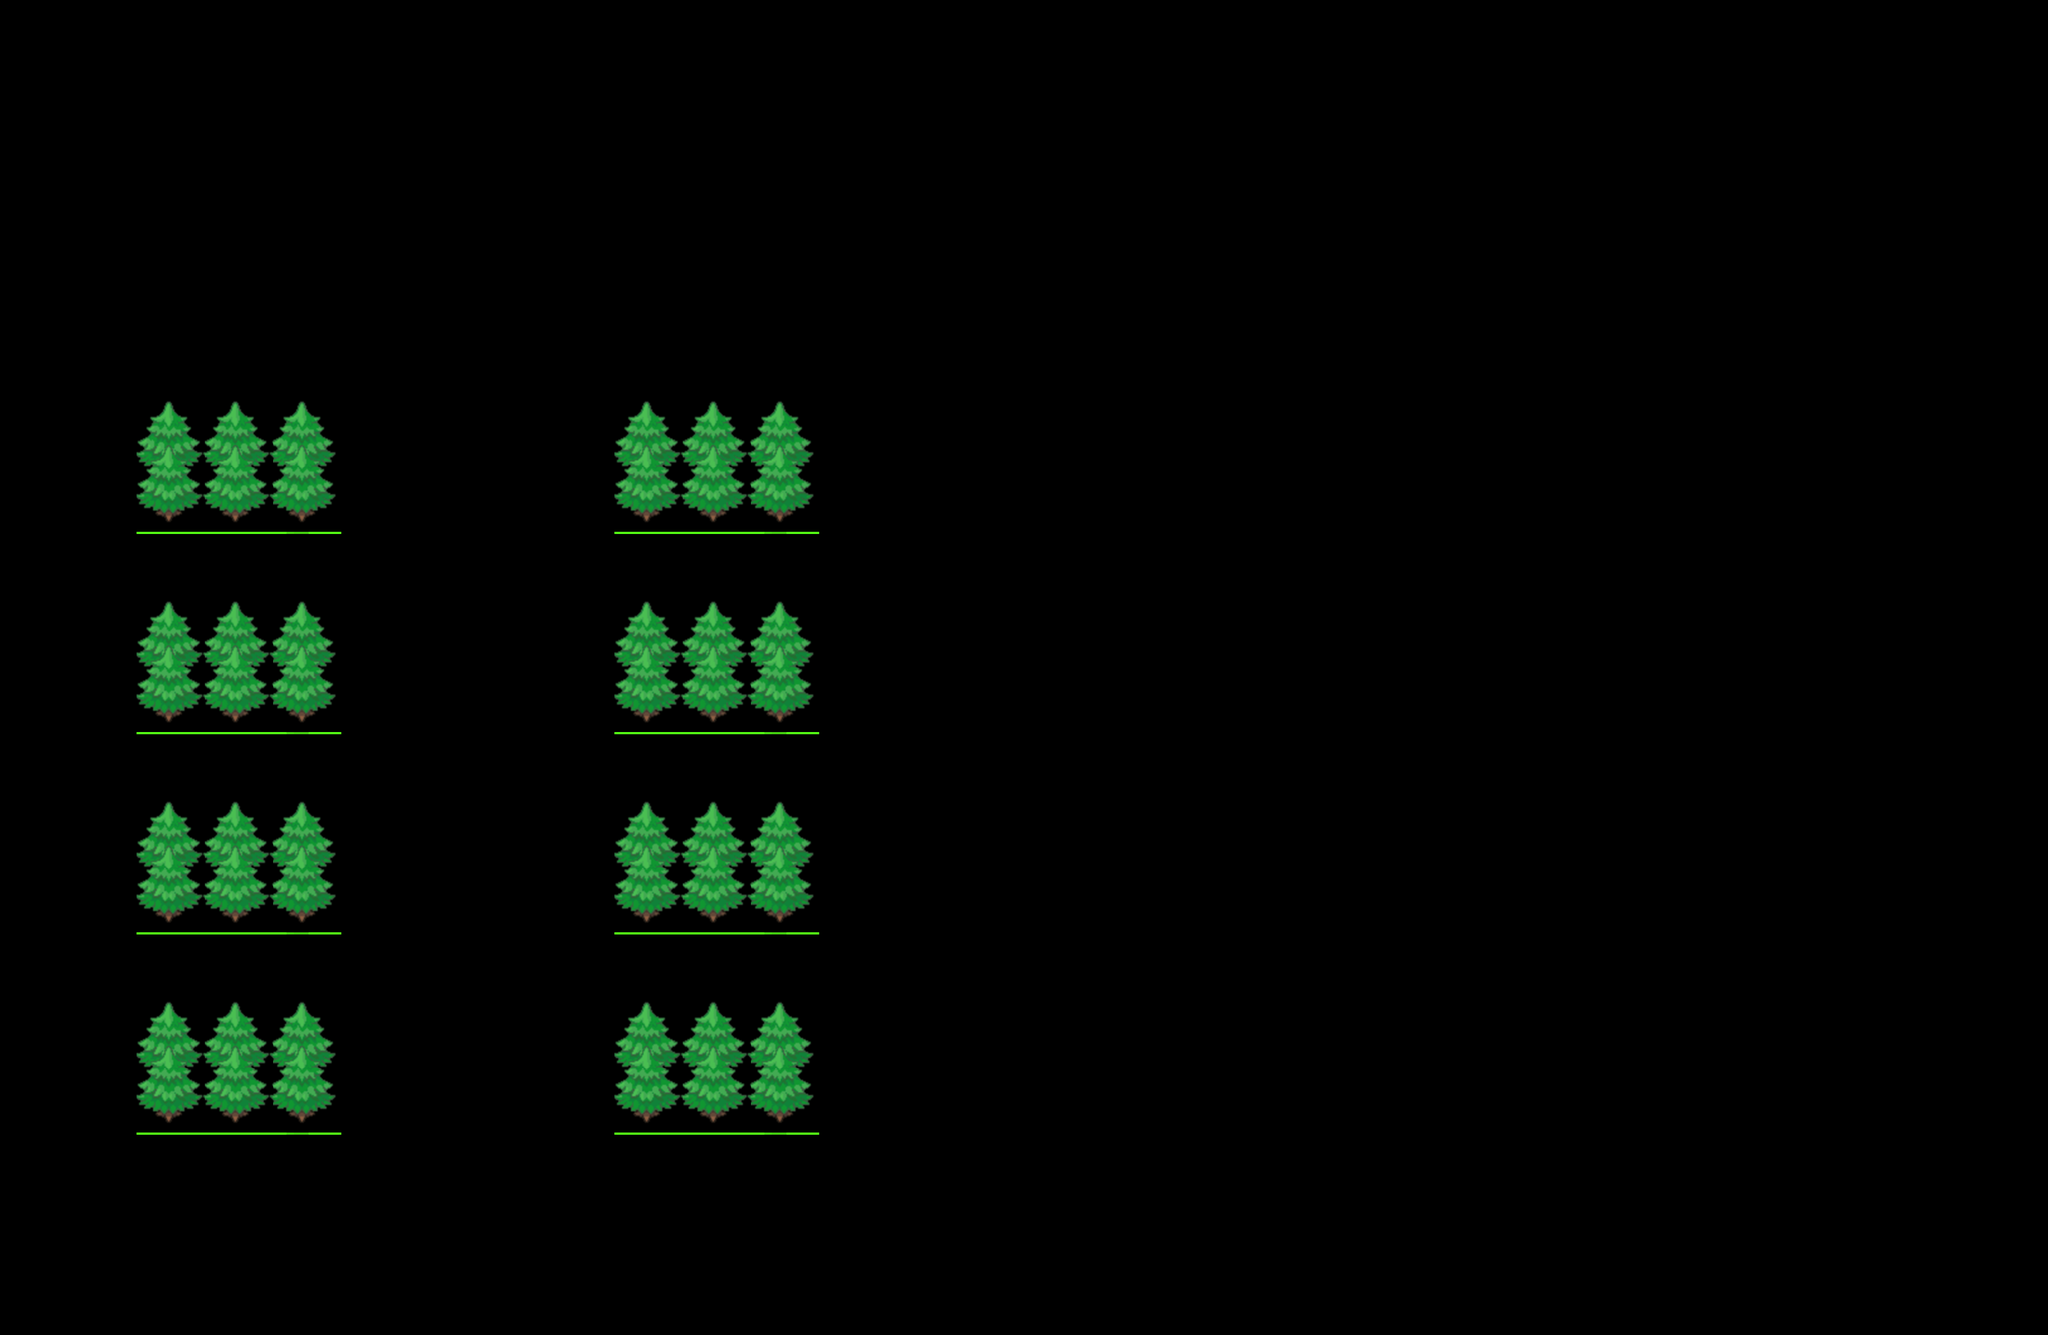

A level layout from a 2D game, rendered from its tile map. Below: a short description, then the map file with its tile-grid data intact:
An orthogonal 30x20 tile map with 92x90 px tiles, 1 tile layer (Tile Layer 1) and 8 objects (8x forest).

<map version="1.8" tiledversion="1.8.4" orientation="orthogonal" renderorder="right-down" width="30" height="20" tilewidth="92" tileheight="90" infinite="0" nextlayerid="3" nextobjectid="11">
 <tileset firstgid="1" name="tiles-spritesheet" tilewidth="92" tileheight="90" spacing="2" tilecount="180" columns="18">
  <image source="tiles-spritesheet.png" width="1734" height="956" />
 </tileset>
 <layer id="1" name="Tile Layer 1" width="30" height="20">
  <data encoding="csv">
0,0,0,0,0,0,0,0,0,0,0,0,0,0,0,0,0,0,0,0,0,0,0,0,0,0,0,0,0,0,
0,0,0,0,0,0,0,0,0,0,0,0,0,0,0,0,0,0,0,0,0,0,0,0,0,0,0,0,0,0,
0,0,0,0,0,0,0,0,0,0,0,0,0,0,0,0,0,0,0,0,0,0,0,0,0,0,0,0,0,0,
0,0,0,0,0,0,0,0,0,0,0,0,0,0,0,0,0,0,0,0,0,0,0,0,0,0,0,0,0,0,
0,0,0,0,0,0,0,0,0,0,0,0,0,0,0,0,0,0,0,0,0,0,0,0,0,0,0,0,0,0,
0,0,0,0,0,0,0,0,0,0,0,0,0,0,0,0,0,0,0,0,0,0,0,0,0,0,0,0,0,0,
0,0,2,3,4,0,0,0,0,2,3,4,0,0,0,0,0,0,0,0,0,0,0,0,0,0,0,0,0,0,
0,0,20,21,22,0,0,0,0,20,21,22,0,0,0,0,0,0,0,0,0,0,0,0,0,0,0,0,0,0,
0,0,0,0,0,0,0,0,0,0,0,0,0,0,0,0,0,0,0,0,0,0,0,0,0,0,0,0,0,0,
0,0,2,3,4,0,0,0,0,2,3,4,0,0,0,0,0,0,0,0,0,0,0,0,0,0,0,0,0,0,
0,0,20,21,22,0,0,0,0,20,21,22,0,0,0,0,0,0,0,0,0,0,0,0,0,0,0,0,0,0,
0,0,0,0,0,0,0,0,0,0,0,0,0,0,0,0,0,0,0,0,0,0,0,0,0,0,0,0,0,0,
0,0,2,3,4,0,0,0,0,2,3,4,0,0,0,0,0,0,0,0,0,0,0,0,0,0,0,0,0,0,
0,0,20,21,22,0,0,0,0,20,21,22,0,0,0,0,0,0,0,0,0,0,0,0,0,0,0,0,0,0,
0,0,0,0,0,0,0,0,0,0,0,0,0,0,0,0,0,0,0,0,0,0,0,0,0,0,0,0,0,0,
0,0,2,3,4,0,0,0,0,2,3,4,0,0,0,0,0,0,0,0,0,0,0,0,0,0,0,0,0,0,
0,0,20,21,22,0,0,0,0,20,21,22,0,0,0,0,0,0,0,0,0,0,0,0,0,0,0,0,0,0,
0,0,0,0,0,0,0,0,0,0,0,0,0,0,0,0,0,0,0,0,0,0,0,0,0,0,0,0,0,0,
0,0,0,0,0,0,0,0,0,0,0,0,0,0,0,0,0,0,0,0,0,0,0,0,0,0,0,0,0,0,
0,0,0,0,0,0,0,0,0,0,0,0,0,0,0,0,0,0,0,0,0,0,0,0,0,0,0,0,0,0
</data>
 </layer>
 <objectgroup id="2" name="Object Layer 1">
  <object id="1" type="forest" x="186" y="538" width="274" height="180" />
  <object id="4" type="forest" x="185" y="812" width="274" height="180" />
  <object id="5" type="forest" x="183" y="1078" width="274" height="180" />
  <object id="6" type="forest" x="181" y="1348" width="274" height="180" />
  <object id="7" type="forest" x="831" y="1350" width="274" height="180" />
  <object id="8" type="forest" x="825" y="810" width="274" height="180" />
  <object id="9" type="forest" x="819" y="1080" width="274" height="180" />
  <object id="10" type="forest" x="827" y="538" width="274" height="180" />
 </objectgroup>
</map>
